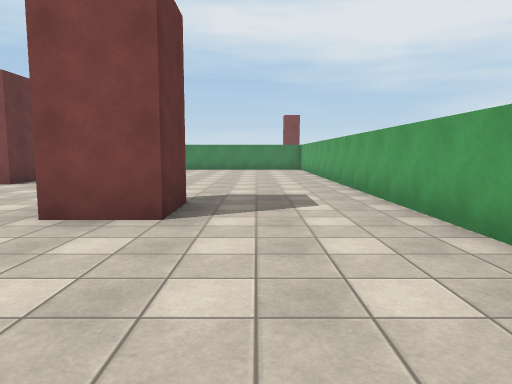
View 1 (above)

24 first-person views from a walk through a 3-D level made in the Unity game engine. The camera is 1.4 m above the floor, tilts 6° down and sees 70° across. The floor is counted in squares, 2 m on a side. Each view is taken from the middle of a square. On the plan, view 1 faces up. The plan holds only what a view shows up to about 11 squares ahead; the rest is blank. The place goes on beyond the plan. The player is left out. Surface patterns are stand-ins for the level's own textures.

View 2
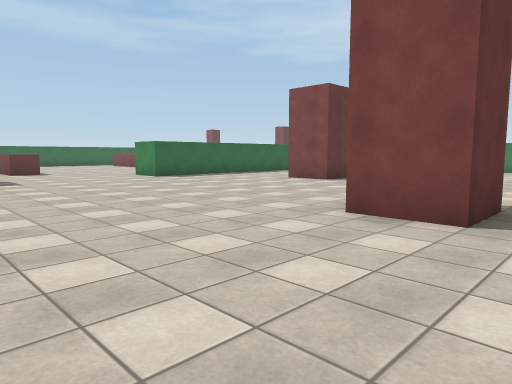

View 3
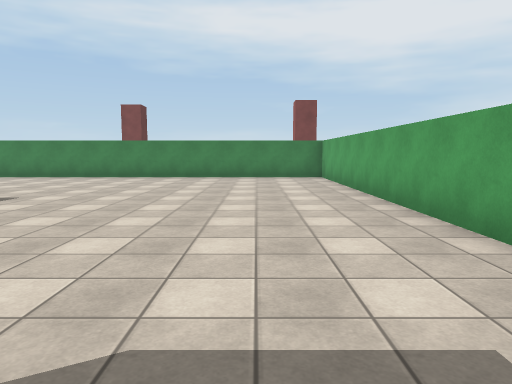

View 4
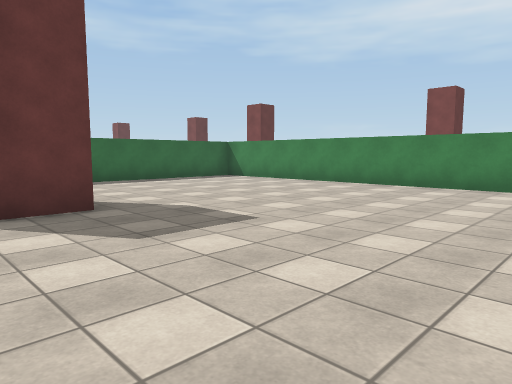

View 5
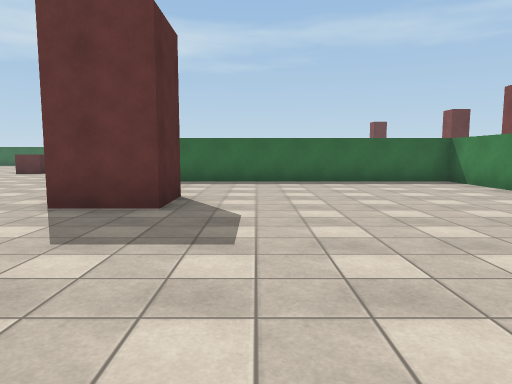

View 6
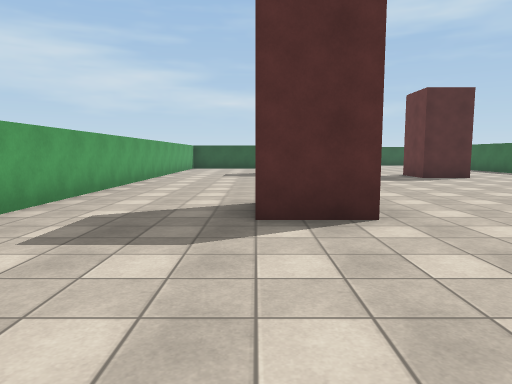

View 7
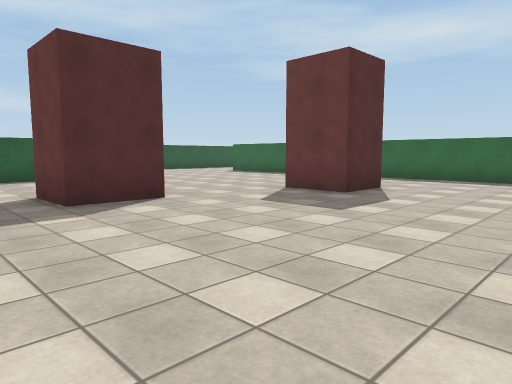

View 8
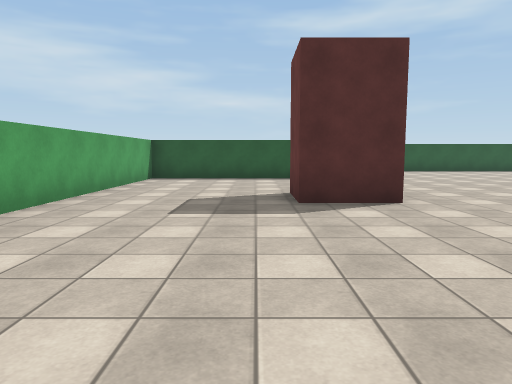

View 9
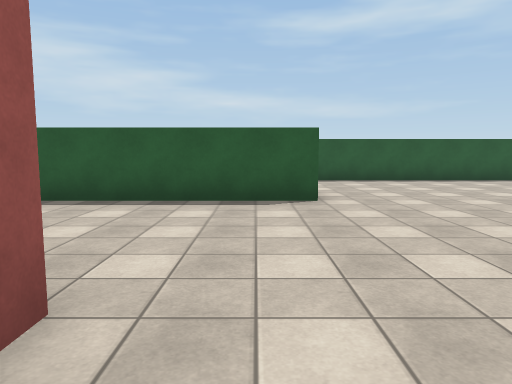

View 10
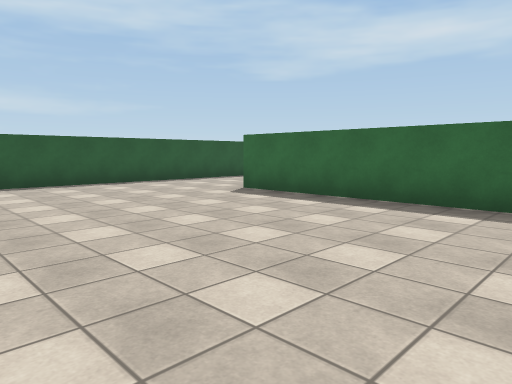

View 11
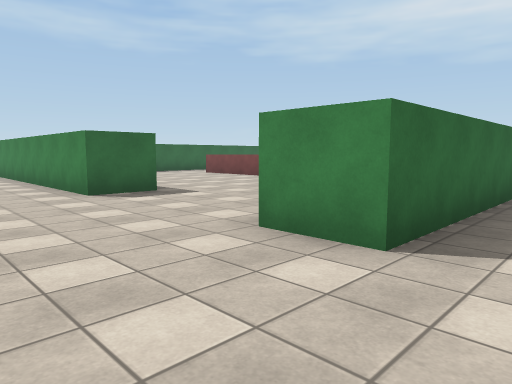

View 12
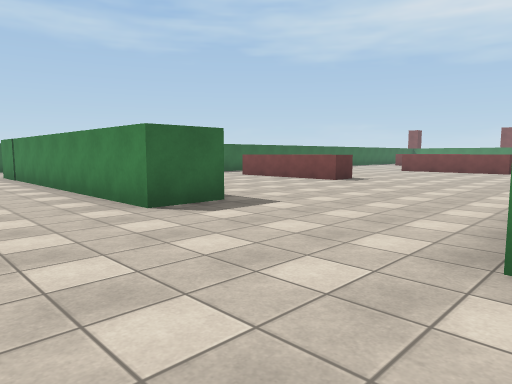

View 13
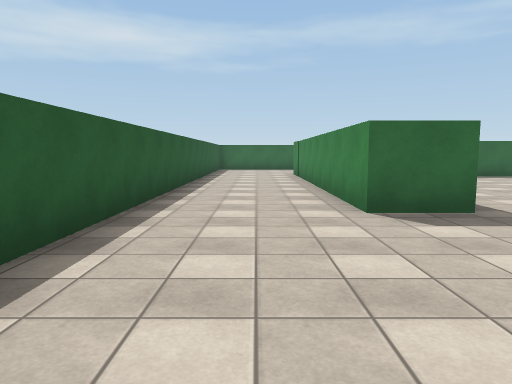

View 14
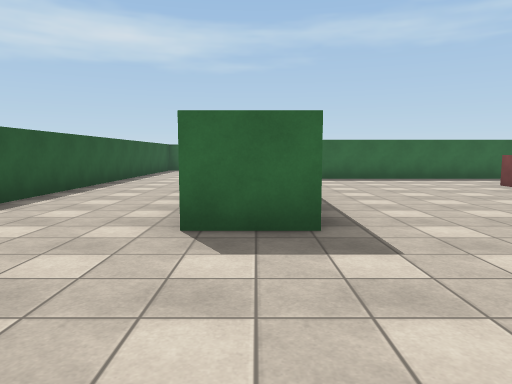

View 15
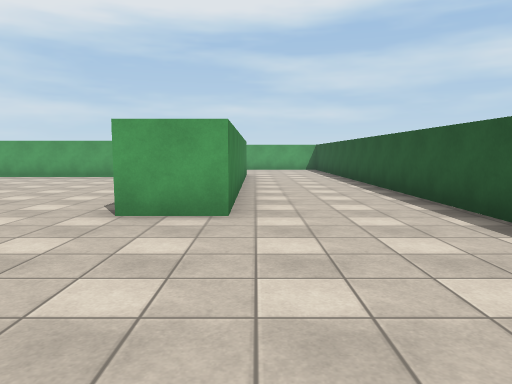

View 16
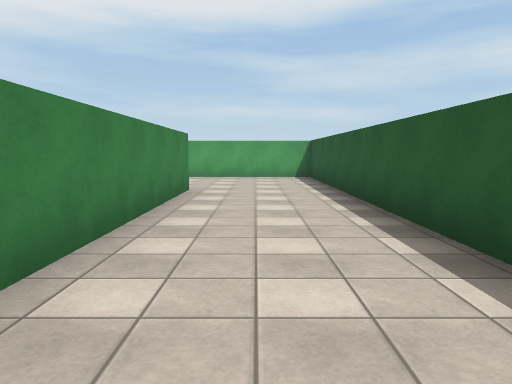

View 17
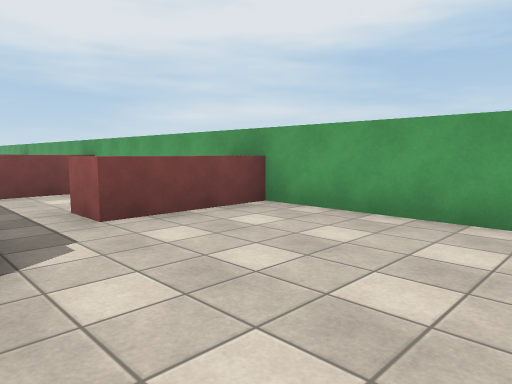

View 18
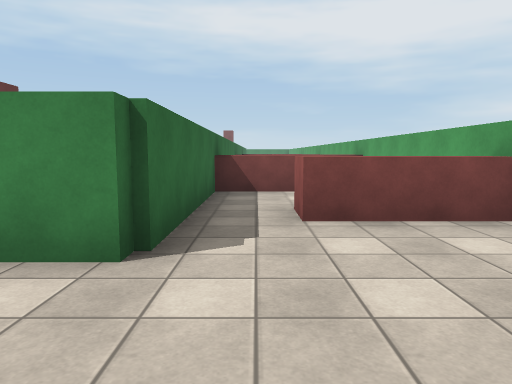

View 19
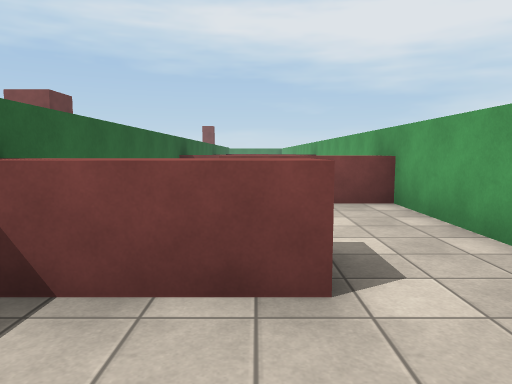

View 20
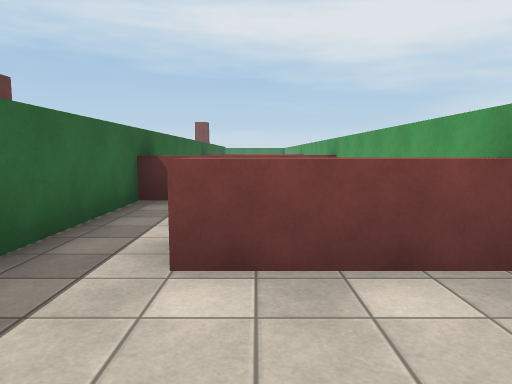

View 21
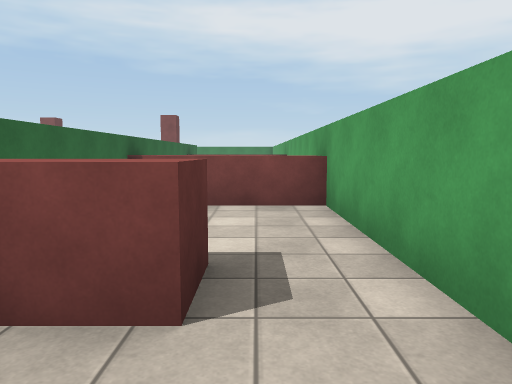

View 22
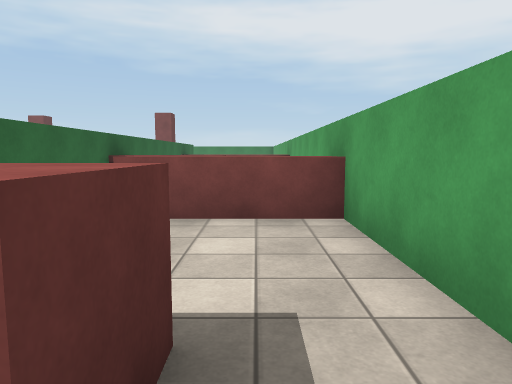

View 23
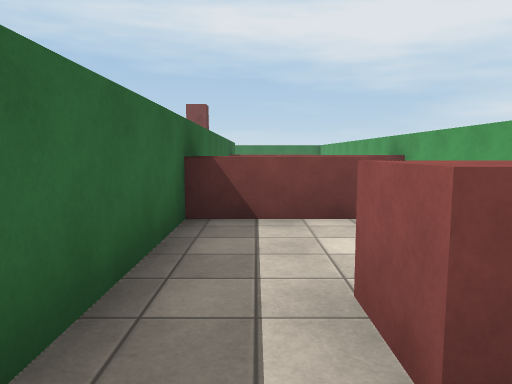

View 24
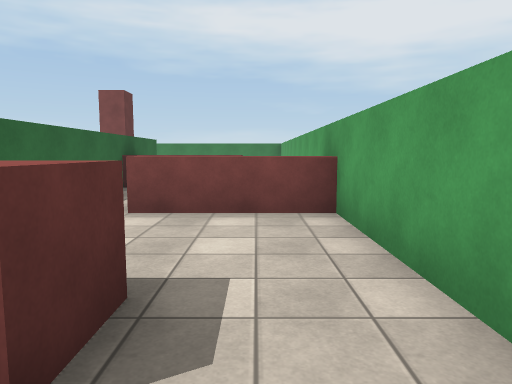

### Floor plan
Key: @ floor where view 1 was taken; # wall or solid block; . floor; ^ raised ledge.
Columns run from 23 left of view 1 to 7 right of it. Each row starts with its distance up from view 1.
 18                               #
 17                           #   #
 16             ###############   #
 15             #............##^^ #
 14             #............##   #
 13             #............##.  #
 12             #............##.^^#
 11             #............##...#
 10             #............## ..#
  9             #..  #.......## ..#
  8                ..........##^^.#
  7               ...........##...#
  6              ............##.. #
  5             .........##..##.^^#
  4            ..........##..##...#
  3            ..............## ..#
  2            ..............##^^.#
  1                ..........##...#
  0         ... #..........@.##. .#
 -1        .... #............##.^^#
 -2 #      .... #...##.......##...#
 -3 #..^ ^^.... #.   #.......##...#
 -4 #...........#  .....##...## ..#
 -5 #...........#............##^^.#
 -6 #...........#............##...#
 -7 #...........#............##...#
 -8 #   ........#............##.^^#
 -9 ########....#......########...#
-10 ..............................#
-11  .............................#
-12 ..............................#
-13 ###############################

Where each view was taken, in squares from view 1:
view 1: 0 up, 0 right, facing up
view 2: 0 up, 0 right, facing up-left
view 3: 5 up, 0 right, facing up
view 4: 8 up, 1 left, facing up-left
view 5: 11 up, 1 left, facing left
view 6: 9 up, 1 left, facing down
view 7: 2 up, 0 right, facing down-left
view 8: 2 up, 1 left, facing down
view 9: 3 down, 4 left, facing down
view 10: 4 down, 5 left, facing down-left
view 11: 12 down, 9 left, facing up-left
view 12: 12 down, 11 left, facing up-left
view 13: 11 down, 11 left, facing left
view 14: 9 down, 12 left, facing left
view 15: 10 down, 9 left, facing right
view 16: 11 down, 4 left, facing right
view 17: 12 down, 3 right, facing up-right
view 18: 12 down, 4 right, facing up
view 19: 7 down, 5 right, facing up
view 20: 4 down, 5 right, facing up
view 21: 0 up, 6 right, facing up
view 22: 1 up, 6 right, facing up
view 23: 4 up, 4 right, facing up
view 24: 7 up, 6 right, facing up
